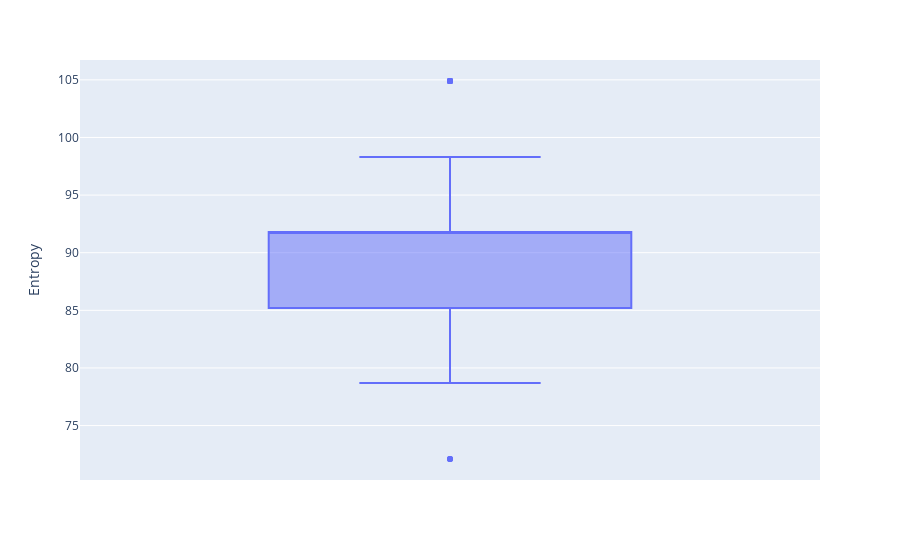

This figure's notebook cell:
### Code cell
import plotly.express as px
fig = px.box(H, y="Entropy")
fig.show()

### Figure 1 — Plotly figure (JSON) as saved in the notebook; plotly's stock layout.template omitted (floating-point values rounded to 4 significant figures; data arrays with more than 128 entries replaced by an {"elided": "..."} marker saying what was removed)
{"data": [{"alignmentgroup": "True", "hovertemplate": "Entropy=%{y}<extra></extra>", "legendgroup": "", "marker": {"color": "#636efa"}, "name": "", "notched": false, "offsetgroup": "", "orientation": "v", "showlegend": false, "type": "box", "x0": " ", "xaxis": "x", "y": {"elided": "200 float values"}, "y0": " ", "yaxis": "y"}], "layout": {"boxmode": "group", "legend": {"tracegroupgap": 0}, "margin": {"t": 60}, "xaxis": {"anchor": "y", "domain": [0, 1]}, "yaxis": {"anchor": "x", "domain": [0, 1], "title": {"text": "Entropy"}}}}
